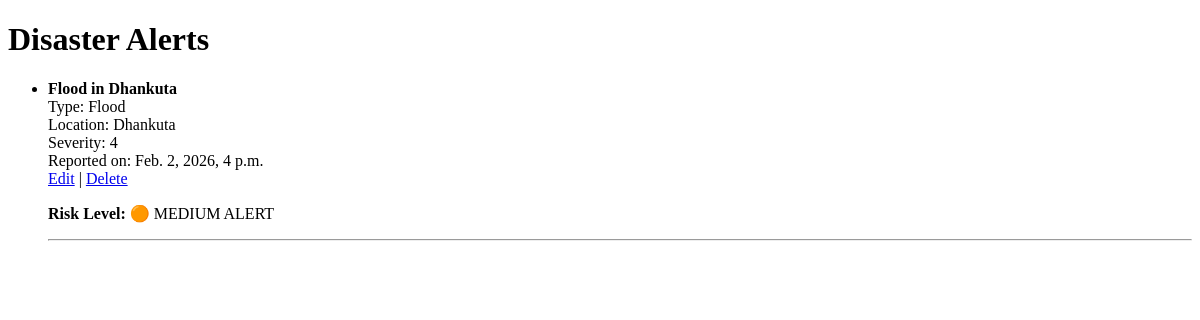
Page /disasters/ on the earlier database version.
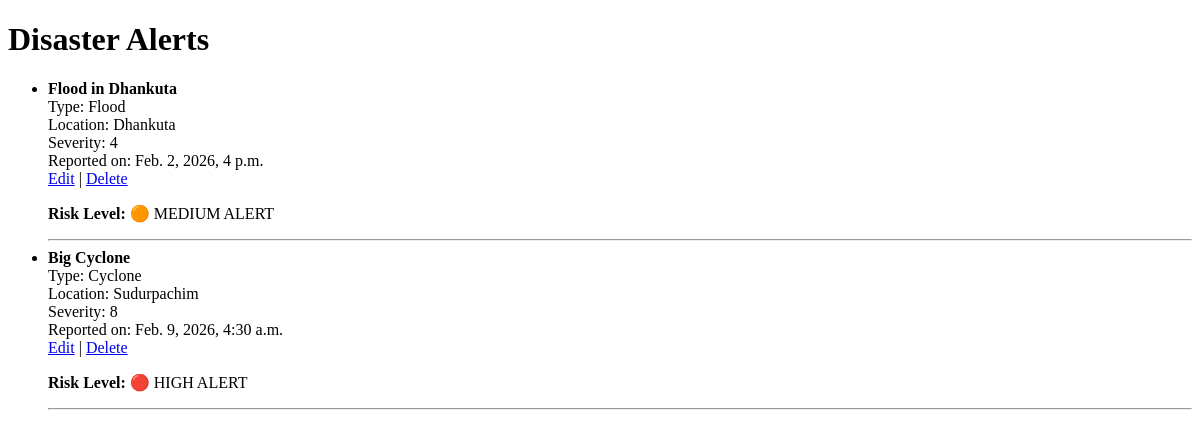
Same page on the later database version.
### core/models.py (models this page shows, shortened)
class Disaster(models.Model):
    title = models.CharField(max_length=200)
    disaster_type = models.CharField(max_length=50, choices=DISASTER_TYPES)
    location = models.CharField(max_length=200)
    severity_level = models.IntegerField()
    description = models.TextField()
    date_reported = models.DateTimeField(auto_now_add=True)
    def risk_level(self):
        if self.severity_level <= 3:
            return "LOW"
        elif self.severity_level <= 6:
            return "MEDIUM"
        else:
            return "HIGH"

### core/views.py (the view)
# urls.py: path('disasters/', views.disaster_list, name='disaster_list'),
def disaster_list(request):
    disasters = Disaster.objects.all()
    return render(request, 'core/disaster_list.html', {'disasters': disasters})

### core/templates/core/disaster_list.html (shortened to what this page needs)
<!DOCTYPE html>
<html>
<head>
</head>
<body>
    <h1>Disaster Alerts</h1>
    {% if disasters %}
        <ul>
            {% for disaster in disasters %}
                <li>
                    <strong>{{ disaster.title }}</strong><br>
                    Type: {{ disaster.disaster_type }}<br>
                    Location: {{ disaster.location }}<br>
                    Severity: {{ disaster.severity_level }}<br>
                    Reported on: {{ disaster.date_reported }}<br>
                    <a href="{% url 'edit_disaster' disaster.id %}">Edit</a> |
                    <a href="{% url 'delete_disaster' disaster.id %}">Delete</a>
                    <p><strong>Risk Level:</strong>
    {% if disaster.risk_level == "HIGH" %}
        🔴 HIGH ALERT
    {% elif disaster.risk_level == "MEDIUM" %}
        🟠 MEDIUM ALERT
    {% else %}
        🟢 LOW ALERT
    {% endif %}
</p>
                    <hr>
                </li>
            {% endfor %}
        </ul>
    {% else %}
        <p>No disasters reported yet.</p>
    {% endif %}
</body>
</html>

Differences in the rows shown:
added Disaster: title "Big Cyclone", disaster_type "Cyclone", location "Sudurpachim", severity_level "8", date_reported "Feb. 9, 2026, 4:30 a.m.", shows "🔴 HIGH ALERT"
